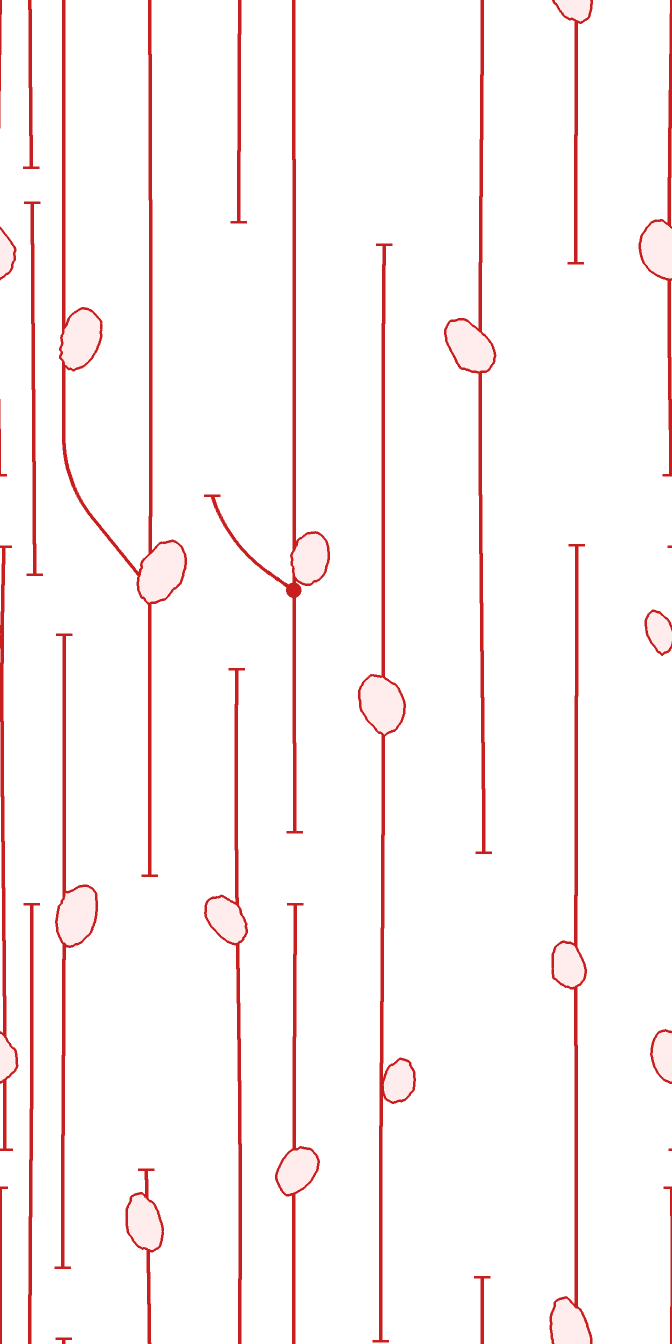
#> input picture Art/shimashima/plan-grown-1.png, 1344 x 2688 px, given in place of shimashima6_100.jpg, which was not available (shown at 1/2 size)
$ python bigsheets.py
#> lines starting #> are read from the running program, lines starting #| are printed output that depends on the picture; pictures that were not available may be replaced by others from this repository, and a replacement may not be noted
### Art/shimashima/code/shima.py
"""Shared pieces for the shimashima study: the source scan, the one repeating tile in it, and the masks.

Everything is in scan pixels of `shimashima6_100.jpg` (tagged 300 dpi, 11.81 px/mm), turned 180 degrees so it is
the way up the website shows it. The scan is one strip repeated across, so only one tile is ever measured.
"""
import os
import pathlib

import numpy as np
from PIL import Image
from scipy import ndimage as ndi

HERE = pathlib.Path(__file__).parent.parent
SRC = pathlib.Path(os.environ.get("SHIMA_SRC", pathlib.Path.home() / "Library/CloudStorage/Dropbox/alyoshalatyntsev.github.io/Art/shimashima6_100.jpg"))
X0, PERIOD = 357, 1344  # the tile: columns X0 .. X0 + PERIOD, cut where no stem or bud touches
PX_PER_MM = 300 / 25.4


def load_full():
    return np.asarray(Image.open(SRC).convert("RGB").rotate(180)).astype(np.float32)
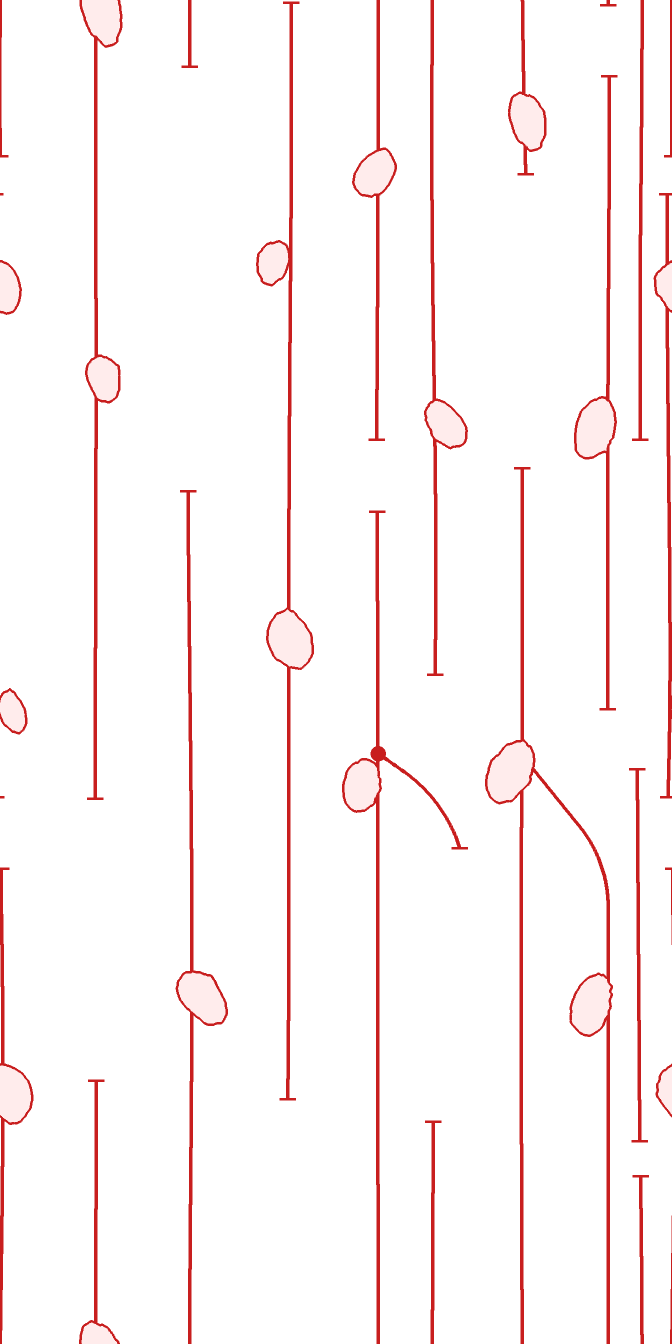
#> returned value: shape (2688, 1344, 3) float32 (shown at 1/2 size); mean of channels 0, 1, 2 253.3, 245.5, 245.5; drawn as R, G, B


def load_tile():
    return load_full()[:, X0:X0 + PERIOD]
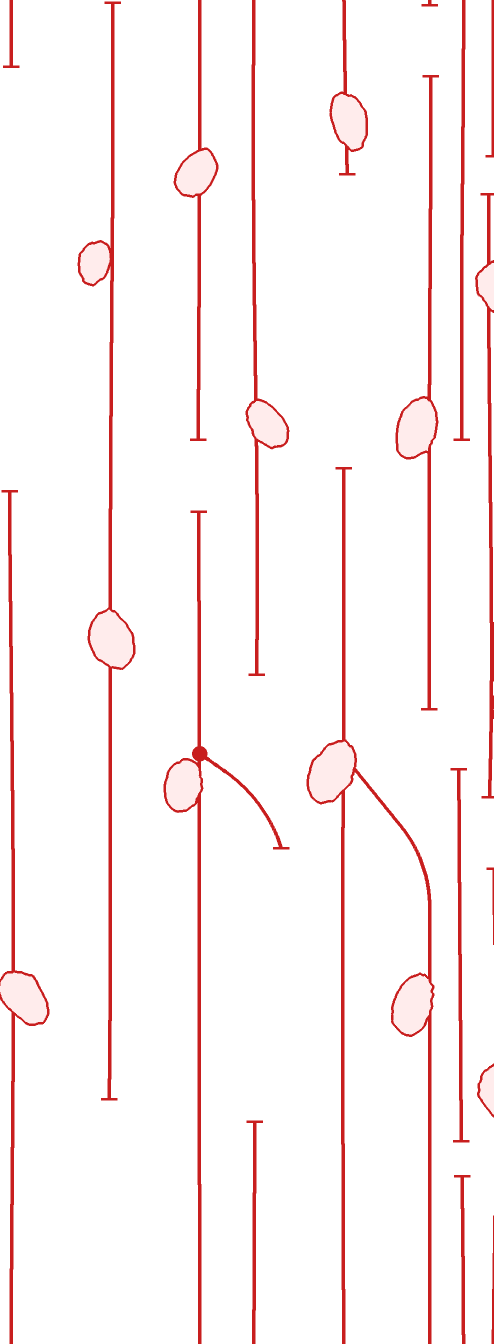
#> returned value: shape (2688, 987, 3) float32 (shown at 1/2 size); mean of channels 0, 1, 2 253, 244.3, 244.3; drawn as R, G, B


# [4 lines left out: function drop_small, not called in this run]


def disc(r):
    y, x = np.ogrid[-r:r + 1, -r:r + 1]
    return x * x + y * y <= r * r


# [6 lines left out: function masks, not called in this run]


def save(arr, path, **kw):
    Image.fromarray(np.clip(arr, 0, 255).astype(np.uint8)).save(path, **kw)

### Art/shimashima/code/bigsheets.py
"""Big sheets for judging by eye: the original beside a drawing, each over its red-and-white plan.

    python code/bigsheets.py   ->  big-1-original-vs-redrawn.jpg, big-2.., big-3.. (new layouts, one tile as large as
                                   the whole scan), big-4.. (a new layout at the print's own repeat), big-5-close-up.jpg
"""
import json

import numpy as np
from PIL import Image, ImageDraw

import grow
import plan
import shima
from draw import HERE, render

tile = shima.load_tile().astype(np.uint8)
H, W, _ = tile.shape
#> H = 2688; W = 987
original = np.tile(tile, (1, 3, 1))
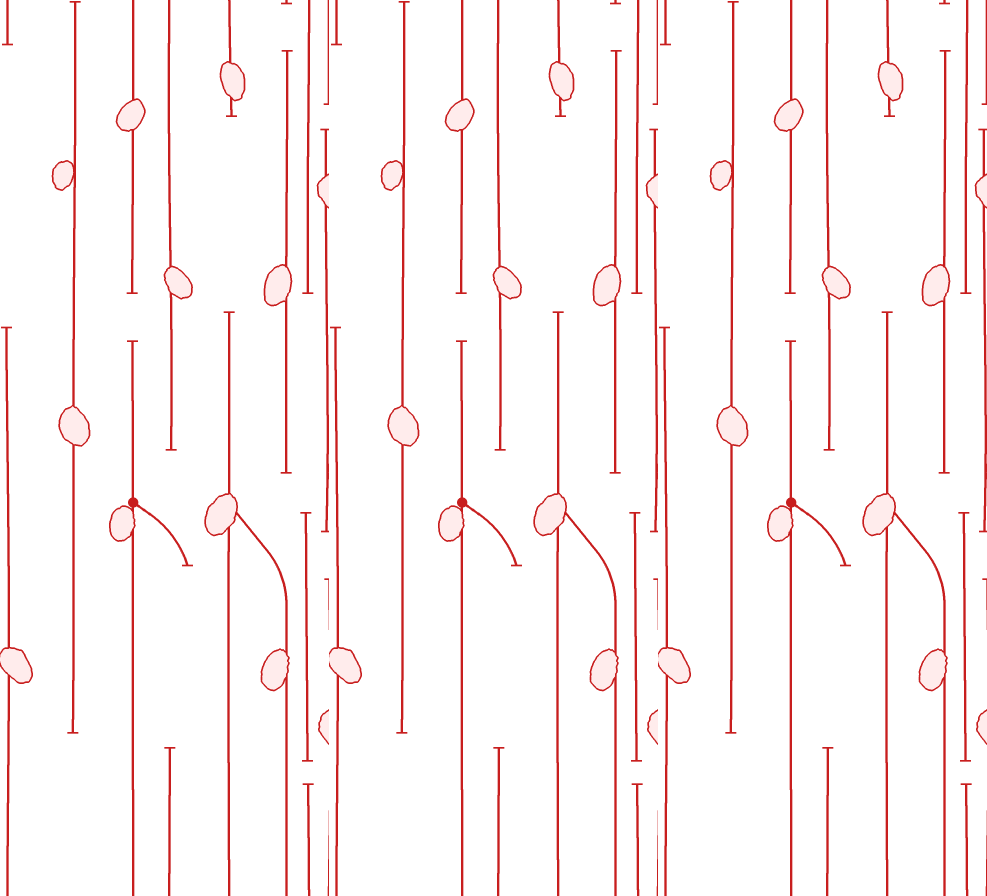
#> original: shape (2688, 2961, 3) (shown at 1/3 size); mean R, G, B 252.3, 243.7, 243.7
#> (the run stopped early here; a loop or call above may not have finished)
